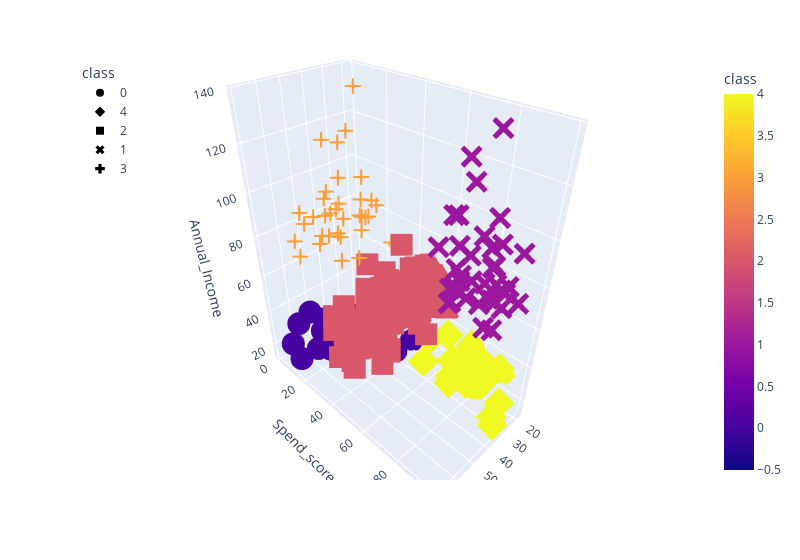

Notebook source saved alongside this figure:
### Code cell
# Plot the 3D-scatter with x="Annual Income", y="Spending Score (1-100)" and z="Age"
fig = px.scatter_3d(
    five_clusters,
    x="Age",
    y="Spend_score",
    z="Annual_Income",
    color="class",
    symbol="class",
    width=800,
)
fig.update_layout(legend=dict(x=0, y=1))
fig.show()

### Figure 1 — Plotly figure (JSON) as saved in the notebook; plotly's stock layout.template omitted (floating-point values rounded to 4 significant figures)
{"data": [{"hovertemplate": "class=%{marker.color}<br>Age=%{x}<br>Spend_score=%{y}<br>Annual_Income=%{z}<extra></extra>", "legendgroup": "0", "marker": {"color": [0, 0, 0, 0, 0, 0, 0, 0, 0, 0, 0, 0, 0, 0, 0, 0, 0, 0, 0, 0, 0, 0, 0], "coloraxis": "coloraxis", "symbol": "circle"}, "mode": "markers", "name": "0", "scene": "scene", "showlegend": true, "type": "scatter3d", "x": [19, 20, 31, 35, 64, 67, 58, 37, 35, 52, 35, 46, 54, 45, 40, 60, 53, 49, 42, 36, 65, 48, 49], "y": [39, 6, 40, 6, 3, 14, 15, 13, 35, 29, 35, 5, 14, 32, 31, 4, 4, 14, 17, 26, 35, 36, 28], "z": [15, 16, 17, 18, 19, 19, 20, 20, 21, 23, 24, 25, 28, 28, 29, 30, 33, 33, 34, 37, 38, 39, 39]}, {"hovertemplate": "class=%{marker.color}<br>Age=%{x}<br>Spend_score=%{y}<br>Annual_Income=%{z}<extra></extra>", "legendgroup": "4", "marker": {"color": [4, 4, 4, 4, 4, 4, 4, 4, 4, 4, 4, 4, 4, 4, 4, 4, 4, 4, 4, 4, 4, 4, 4], "coloraxis": "coloraxis", "symbol": "diamond"}, "mode": "markers", "name": "4", "scene": "scene", "showlegend": true, "type": "scatter3d", "x": [21, 23, 22, 23, 30, 35, 24, 22, 20, 35, 25, 31, 29, 35, 23, 21, 18, 21, 30, 20, 24, 31, 24], "y": [81, 77, 76, 94, 72, 99, 77, 79, 66, 98, 73, 73, 82, 61, 87, 73, 92, 81, 73, 75, 92, 61, 65], "z": [15, 16, 17, 18, 19, 19, 20, 20, 21, 23, 24, 25, 28, 28, 29, 30, 33, 33, 34, 37, 38, 39, 39]}, {"hovertemplate": "class=%{marker.color}<br>Age=%{x}<br>Spend_score=%{y}<br>Annual_Income=%{z}<extra></extra>", "legendgroup": "2", "marker": {"color": [2, 2, 2, 2, 2, 2, 2, 2, 2, 2, 2, 2, 2, 2, 2, 2, 2, 2, 2, 2, 2, 2, 2, 2, 2, 2, 2, 2, 2, 2, 2, 2, 2, 2, 2, 2, 2, 2, 2, 2, 2, 2, 2, 2, 2, 2, 2, 2, 2, 2, 2, 2, 2, 2, 2, 2, 2, 2, 2, 2, 2, 2, 2, 2, 2, 2, 2, 2, 2, 2, 2, 2, 2, 2, 2, 2, 2, 2, 2], "coloraxis": "coloraxis", "symbol": "square"}, "mode": "markers", "name": "2", "scene": "scene", "showlegend": true, "type": "scatter3d", "x": [50, 27, 29, 31, 49, 33, 31, 59, 50, 47, 51, 69, 27, 53, 70, 19, 67, 54, 63, 18, 43, 68, 19, 32, 70, 47, 60, 60, 59, 26, 45, 40, 23, 49, 57, 38, 67, 46, 21, 48, 55, 22, 34, 50, 68, 18, 48, 40, 32, 24, 47, 27, 48, 20, 23, 49, 67, 26, 49, 21, 66, 54, 68, 66, 65, 19, 38, 19, 18, 19, 63, 49, 51, 50, 27, 38, 40, 43, 28], "y": [55, 47, 42, 42, 52, 60, 54, 60, 45, 41, 50, 46, 51, 46, 56, 55, 52, 59, 51, 59, 50, 48, 59, 47, 55, 42, 49, 56, 47, 54, 53, 48, 52, 42, 51, 55, 41, 44, 57, 46, 58, 55, 60, 46, 55, 41, 49, 40, 42, 52, 47, 50, 42, 49, 41, 48, 59, 55, 56, 42, 50, 46, 43, 48, 52, 54, 42, 46, 48, 50, 43, 59, 43, 57, 56, 40, 58, 35, 40], "z": [40, 40, 40, 40, 42, 42, 43, 43, 43, 43, 44, 44, 46, 46, 46, 46, 47, 47, 48, 48, 48, 48, 48, 48, 49, 49, 50, 50, 54, 54, 54, 54, 54, 54, 54, 54, 54, 54, 54, 54, 57, 57, 58, 58, 59, 59, 60, 60, 60, 60, 60, 60, 61, 61, 62, 62, 62, 62, 62, 62, 63, 63, 63, 63, 63, 63, 64, 64, 65, 65, 65, 65, 67, 67, 67, 67, 69, 71, 76]}, {"hovertemplate": "class=%{marker.color}<br>Age=%{x}<br>Spend_score=%{y}<br>Annual_Income=%{z}<extra></extra>", "legendgroup": "1", "marker": {"color": [1, 1, 1, 1, 1, 1, 1, 1, 1, 1, 1, 1, 1, 1, 1, 1, 1, 1, 1, 1, 1, 1, 1, 1, 1, 1, 1, 1, 1, 1, 1, 1, 1, 1, 1, 1, 1, 1, 1], "coloraxis": "coloraxis", "symbol": "x"}, "mode": "markers", "name": "1", "scene": "scene", "showlegend": true, "type": "scatter3d", "x": [39, 31, 40, 38, 39, 31, 29, 32, 35, 32, 32, 28, 32, 34, 39, 38, 27, 30, 30, 29, 31, 36, 33, 32, 28, 36, 30, 27, 35, 32, 29, 30, 28, 36, 32, 38, 35, 32, 30], "y": [91, 77, 95, 75, 75, 71, 88, 73, 72, 93, 87, 97, 74, 90, 88, 76, 89, 78, 73, 83, 93, 75, 95, 63, 75, 92, 86, 69, 90, 86, 88, 97, 68, 85, 69, 91, 79, 74, 83], "z": [69, 70, 71, 71, 71, 72, 73, 73, 74, 75, 76, 77, 77, 78, 78, 78, 78, 78, 78, 79, 81, 85, 86, 87, 87, 87, 88, 88, 93, 97, 98, 99, 101, 103, 103, 113, 120, 126, 137]}, {"hovertemplate": "class=%{marker.color}<br>Age=%{x}<br>Spend_score=%{y}<br>Annual_Income=%{z}<extra></extra>", "legendgroup": "3", "marker": {"color": [3, 3, 3, 3, 3, 3, 3, 3, 3, 3, 3, 3, 3, 3, 3, 3, 3, 3, 3, 3, 3, 3, 3, 3, 3, 3, 3, 3, 3, 3, 3, 3, 3, 3, 3, 3], "coloraxis": "coloraxis", "symbol": "cross"}, "mode": "markers", "name": "3", "scene": "scene", "showlegend": true, "type": "scatter3d", "x": [23, 59, 47, 25, 20, 44, 19, 57, 25, 48, 34, 43, 44, 47, 37, 34, 56, 19, 50, 42, 36, 40, 36, 52, 58, 59, 37, 46, 41, 54, 41, 34, 33, 47, 45, 32], "y": [29, 11, 9, 34, 5, 7, 10, 5, 12, 36, 22, 17, 20, 16, 1, 1, 35, 5, 26, 20, 27, 13, 10, 13, 15, 14, 32, 15, 39, 24, 17, 23, 8, 16, 28, 18], "z": [70, 71, 71, 72, 73, 73, 74, 75, 77, 77, 78, 78, 78, 78, 78, 78, 79, 81, 85, 86, 87, 87, 87, 88, 88, 93, 97, 98, 99, 101, 103, 103, 113, 120, 126, 137]}], "layout": {"coloraxis": {"colorbar": {"title": {"text": "class"}}, "colorscale": [[0, "#0d0887"], [0.1111, "#46039f"], [0.2222, "#7201a8"], [0.3333, "#9c179e"], [0.4444, "#bd3786"], [0.5556, "#d8576b"], [0.6667, "#ed7953"], [0.7778, "#fb9f3a"], [0.8889, "#fdca26"], [1, "#f0f921"]]}, "legend": {"title": {"text": "class"}, "tracegroupgap": 0, "x": 0, "y": 1}, "margin": {"t": 60}, "scene": {"domain": {"x": [0, 1], "y": [0, 1]}, "xaxis": {"title": {"text": "Age"}}, "yaxis": {"title": {"text": "Spend_score"}}, "zaxis": {"title": {"text": "Annual_Income"}}}, "width": 800}}
